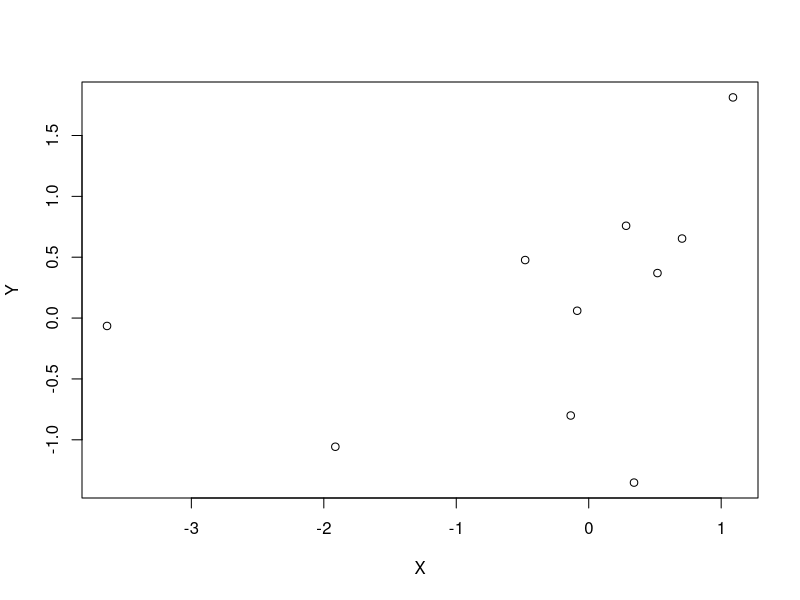
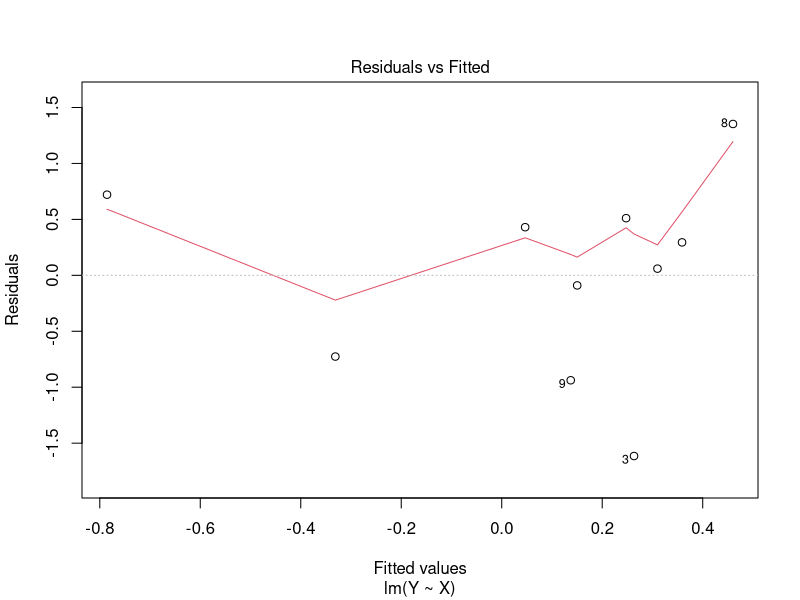
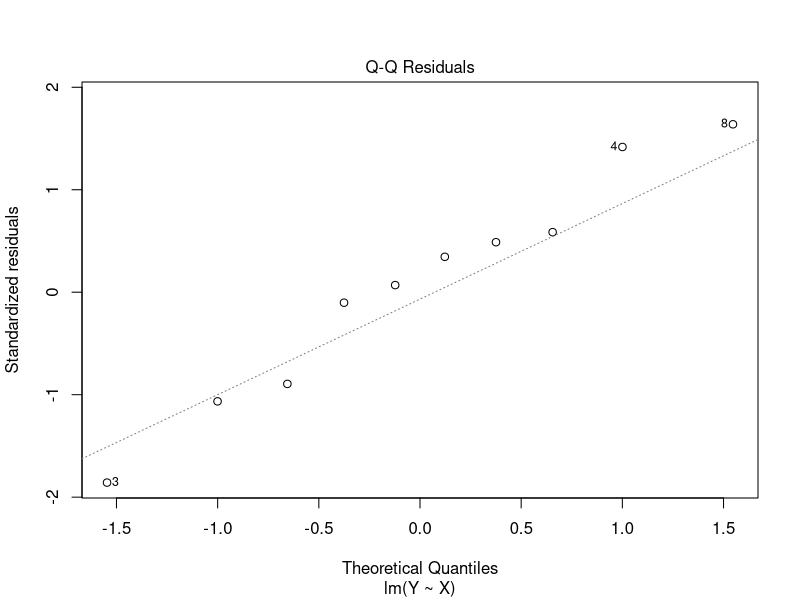
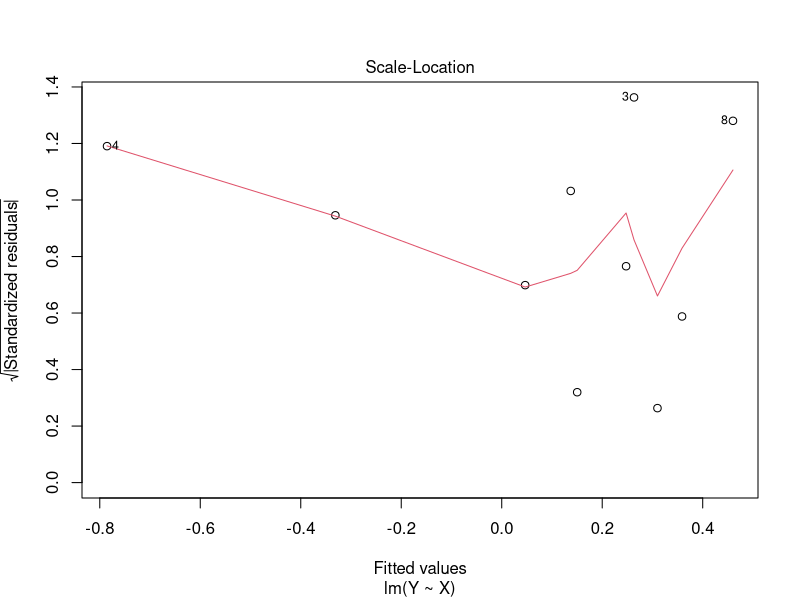
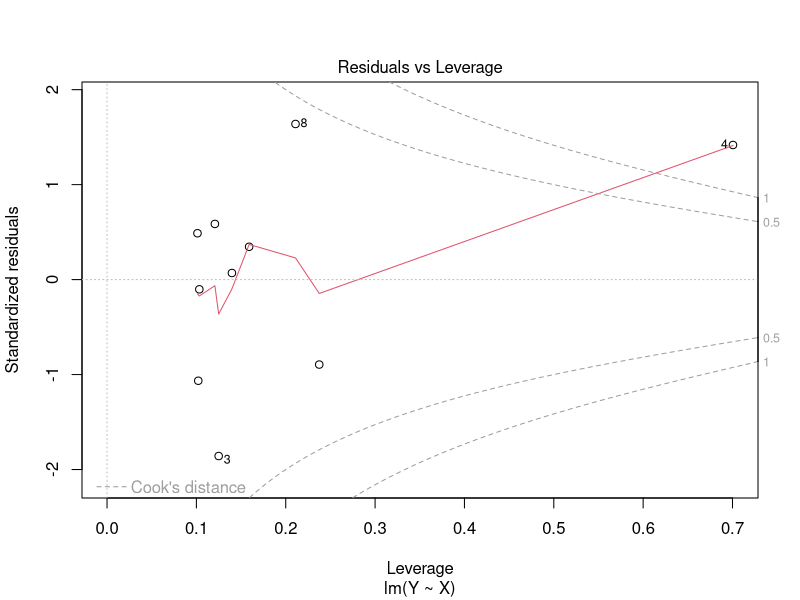

The R script that drew these images, in order:
## this week we had a mix of participants with different prior
## experience so we tried to cover both very introductory "my
## first R program" kind of stuff, through S3 objects and 
## methods, and ellipsis arguments (...) 

## next level "Hello, world!" program in R language
hello <- function(times=1){
  ## prints "Hello, world!" times times
  for(i in 1:times){
    print("Hello, world!")
  }
  ## creates "hello" class object
  obj<-"Hello, world!"
  class(obj)<-"hello"
  ## assigns custom attribute
  attr(obj,"times")<-times
  ## returns object invisibly
  invisible(obj)
}

## our S3 print method for object class "hello"
print.hello<-function(x,...){
  ## get ellipsis arguments
  if(hasArg(details)) details<-list(...)$details
  else details<-FALSE
  ## logical test based on details
  if(details){
    cat(paste("Object of class \"hello\" with",
      attr(x,"times"),"hellos.\n"))
    for(i in 1:attr(x,"times")) print("Hello, world!")
  } else cat("One object of class \"hello\".\n")
}

hello(3)->object

hello(times=3)->x
x ## when we enter the name of variable into R
  ## we cause it to look for a print method

print(x) ## this is the same as just entering the object name

print(x,details=TRUE)

print(x,all=TRUE)

y<-c(-1,4,8)
y

class(y)

class(y)<-"hello"
y

## classes & generic methods are pervasive

X<-rnorm(n=10)
Y<-0.5*X+rnorm(n=10)

plot(X,Y)

FIT<-lm(Y~X)
FIT

class(FIT)

print(FIT)

unclass(FIT)

plot(FIT)

print.lm<-function(x,...){
  cat("Ha ha, I overwrote the print.lm method in stats.\n\n")
}

stats:::print.lm(FIT)

## class assignment

## we can get & assign the class of an object using class()
class(x)
class(x)<-"not hello"

class(x)<-"hello"

attr(x,"class")<-"not hello"
class(x)
x

class(x)<-"hello"

class(x)=="hello"

inherits(x,"hello")

## multiple classes
class(x)<-c("goodbye","hello")

class(x)

print(x)

## first class is prioritized
print.goodbye<-function(x,...){
  cat("Oops, we forgot a print method for objects of class \"goodbye\".")
}

print(x)

## flip order and print method will change
class(x)<-class(x)[2:1]

class(x)

x

print.goodbye(x)

print

## some additional code we messed with
times<-4 ## this had to do with scoping

hello()

hello(times=3)->object
object

object<-hello(times=4)
object



object<-hello()
object

unclass(object)
